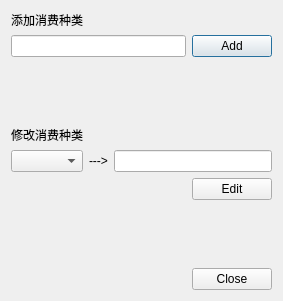
<?xml version="1.0" encoding="UTF-8"?>
<ui version="4.0">
 <class>ConsumeDialog</class>
 <widget class="QDialog" name="ConsumeDialog">
  <property name="geometry">
   <rect>
    <x>0</x>
    <y>0</y>
    <width>283</width>
    <height>301</height>
   </rect>
  </property>
  <property name="windowTitle">
   <string>Dialog</string>
  </property>
  <layout class="QVBoxLayout" name="verticalLayout">
   <item>
    <widget class="QLabel" name="label">
     <property name="text">
      <string>添加消费种类</string>
     </property>
    </widget>
   </item>
   <item>
    <layout class="QHBoxLayout" name="horizontalLayout">
     <item>
      <widget class="QLineEdit" name="newConsumeLineEdit"/>
     </item>
     <item>
      <widget class="QPushButton" name="addPushButton">
       <property name="text">
        <string>Add</string>
       </property>
      </widget>
     </item>
    </layout>
   </item>
   <item>
    <spacer name="verticalSpacer_2">
     <property name="orientation">
      <enum>Qt::Vertical</enum>
     </property>
     <property name="sizeHint" stdset="0">
      <size>
       <width>20</width>
       <height>54</height>
      </size>
     </property>
    </spacer>
   </item>
   <item>
    <widget class="QLabel" name="label_2">
     <property name="text">
      <string>修改消费种类</string>
     </property>
    </widget>
   </item>
   <item>
    <layout class="QHBoxLayout" name="horizontalLayout_2">
     <item>
      <widget class="QComboBox" name="consumeComboBox"/>
     </item>
     <item>
      <widget class="QLabel" name="label_3">
       <property name="text">
        <string>---&gt;</string>
       </property>
      </widget>
     </item>
     <item>
      <widget class="QLineEdit" name="consumeLineEdit"/>
     </item>
    </layout>
   </item>
   <item>
    <layout class="QHBoxLayout" name="horizontalLayout_3">
     <item>
      <spacer name="horizontalSpacer_2">
       <property name="orientation">
        <enum>Qt::Horizontal</enum>
       </property>
       <property name="sizeHint" stdset="0">
        <size>
         <width>40</width>
         <height>20</height>
        </size>
       </property>
      </spacer>
     </item>
     <item>
      <widget class="QPushButton" name="editPushButton">
       <property name="text">
        <string>Edit</string>
       </property>
      </widget>
     </item>
    </layout>
   </item>
   <item>
    <spacer name="verticalSpacer">
     <property name="orientation">
      <enum>Qt::Vertical</enum>
     </property>
     <property name="sizeHint" stdset="0">
      <size>
       <width>20</width>
       <height>53</height>
      </size>
     </property>
    </spacer>
   </item>
   <item>
    <layout class="QHBoxLayout" name="horizontalLayout_4">
     <item>
      <spacer name="horizontalSpacer">
       <property name="orientation">
        <enum>Qt::Horizontal</enum>
       </property>
       <property name="sizeHint" stdset="0">
        <size>
         <width>40</width>
         <height>20</height>
        </size>
       </property>
      </spacer>
     </item>
     <item>
      <widget class="QPushButton" name="closePushButton">
       <property name="text">
        <string>Close</string>
       </property>
      </widget>
     </item>
    </layout>
   </item>
  </layout>
 </widget>
 <resources/>
 <connections/>
</ui>
